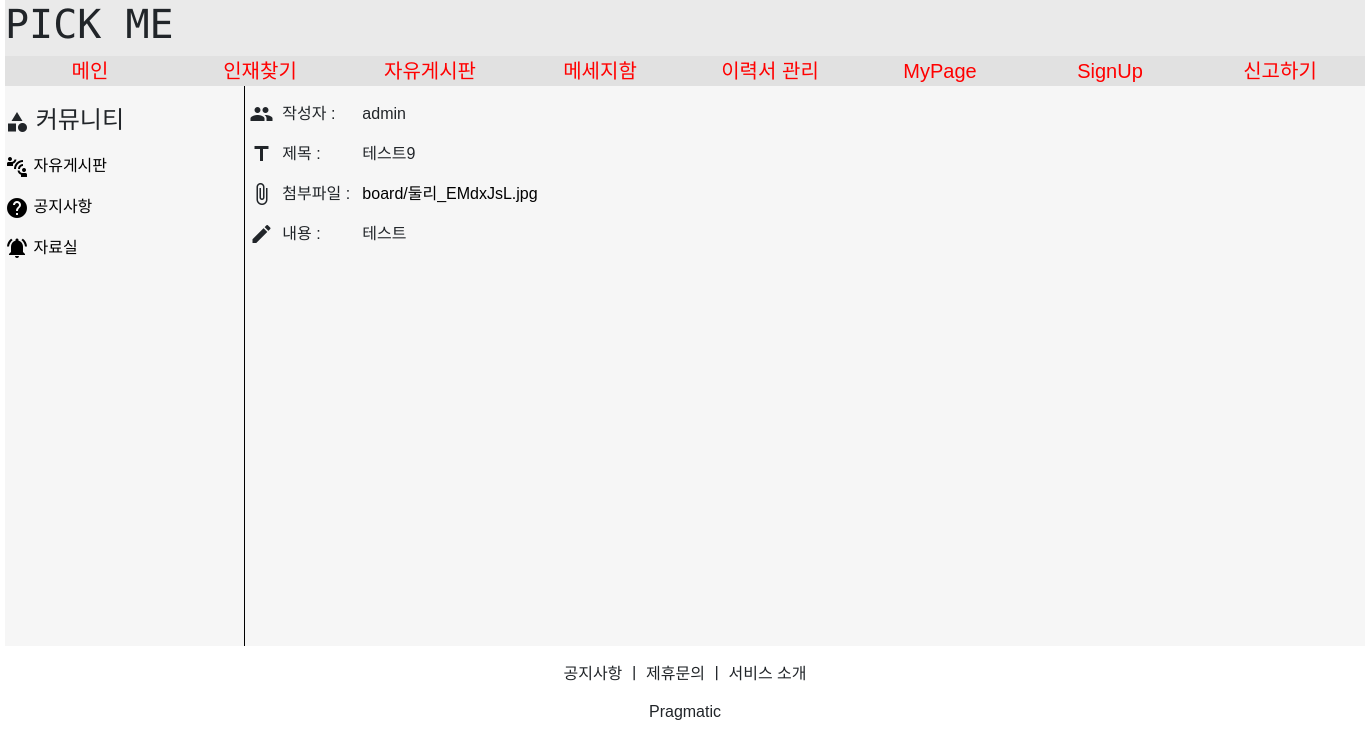
Page /board/board_detail/13 on the committed database.
### accountapp/models.py (models this page shows)
class MyUser(AbstractUser):
    nickname = models.CharField(max_length=20, unique=True)
    company_group = models.CharField(max_length=100)
    company_number = models.CharField(max_length=200)
    company_name = models.CharField(max_length=200)
    company_ceo = models.CharField(max_length=100)
    company_logo = models.FileField(upload_to='company_logo/', null=True, blank=True)
    company_phone_number = models.CharField(max_length=100)
    company_paper = models.FileField(upload_to='company_paper/', null=True, blank=True)
    sos_report = models.IntegerField(default=0)

### boardapp/models.py (models this page shows)
class Board_Model(models.Model):
    board_user = models.ForeignKey(MyUser, on_delete=models.CASCADE, related_name='board_user')
    board_title = models.CharField(max_length=2000)
    board_detail = models.TextField()
    board_date_time = models.DateTimeField(auto_now=True)
    board_file = models.FileField(upload_to='board/', null=True, blank=True)

### boardapp/views.py (the view)
# urls.py: path('board_detail/<int:title>', views.board_detail, name='board_detail'),
def board_detail(request, title):
    context={}
    board = Board_Model.objects.filter(pk=title)
    data = ''
    for temp in board:
        context['user'] = temp.board_user
        context['title'] = temp.board_title
        for temp_data in temp.board_detail:
            if temp_data == ' ':
                data += '∠'
            elif temp_data == '\r':
                data += '∏'
            else:
                data += temp_data
        context['detail'] = data
        print(data, '데이터잘나오나요')
        context['file'] = temp.board_file
    return render(request, 'board_detail.html', context)

### boardapp/templates/board_detail.html (shortened to what this page needs)
{% extends 'base-board.html' %}
{% block content %}
    {% load static %}
    <link rel="stylesheet" href="{% static 'css/board.css' %}">
    <div class="board_content">
        <div class="board_menu">
            <div class="self_margin"></div>
            <div style="font-size:1.5rem;">
                <i style="vertical-align:middle;" class="material-icons">category</i>
                커뮤니티
            </div>
            <div>
                <a href="{% url 'boardapp:board_list' %}">
                    <i style="vertical-align:middle;" class="material-icons">connect_without_contact</i>
                    자유게시판
                </a>
                <a href="{% url 'boardapp:board_gonge_list' %}">
                    <i style="vertical-align:middle;" class="material-icons">help</i>
                    공지사항
                </a>
                <a href="{% url 'boardapp:board_jaro_list' %}">
                    <i style="vertical-align:middle;" class="material-icons">notifications_active</i>
                    자료실
                </a>
            </div>
        </div>
        <div class="board_list2">
            <div class="self_margin"></div>
            <div>
                <i style="vertical-align:middle;" class="material-icons">people</i>
                <div style="width:5rem;">
                    &nbsp;작성자 :
                </div>
                <div style="width:60rem; overflow:hidden;">
                    {{ user }}
                </div>
            </div>
            <div>
                <i style="vertical-align:middle;" class="material-icons">title</i>
                <div style="width:5rem;">
                    &nbsp;제목 :
                </div>
                <div style="width:60rem; overflow:hidden;">
                    {{ title }}
                </div>
            </div>
            <div>
                <i style="vertical-align:middle;" class="material-icons">attach_file</i>
                <div style="width:5rem;">
                    &nbsp;첨부파일 :
                </div>
                <div style="display:flex width:60rem; overflow:hidden;">
                    <a href="/media/{{ file }}" download>
                        {{ file }}
                    </a>
                </div>
            </div>
            <div>
                <i style="vertical-align:middle;" class="material-icons">create</i>
                <div style="width:5rem;">
                    &nbsp;내용 :
                </div>
                <div style="width:60rem; height:20rem; overflow-y: scroll;">
                    {% for list in detail %}{% if list == '∠' %}&nbsp;{% else %}{% if list == '∏' %}<br>{% else %}{{ list }}{% endif %}{% endif %}{% endfor %}
                </div>
            </div>
        </div>
    </div>
{% endblock %}

### static/css/board.css (style rules this page uses)
* { font-family: 'Noto Sans KR', sans-serif; }
a { color:#000000; }
.board_content { width:85rem; height:70vh; display:flex; }
.board_menu { width:15rem; height:70vh; border-right:1px solid black; }
.self_margin { width:5rem; height:1rem; }
.board_list2 { width:70rem; height:70vh; }
.board_list2 > div { display:flex; }

### templates/head-board.html (style rules this page uses)
a { text-decoration:none }

### rows in the picture
MyUser: username "admin"
Board_Model: board_title "테스트9", board_file "board/둘리_EMdxJsL.jpg"

### other values in the picture
{{ list }} "테" "스" "트"
